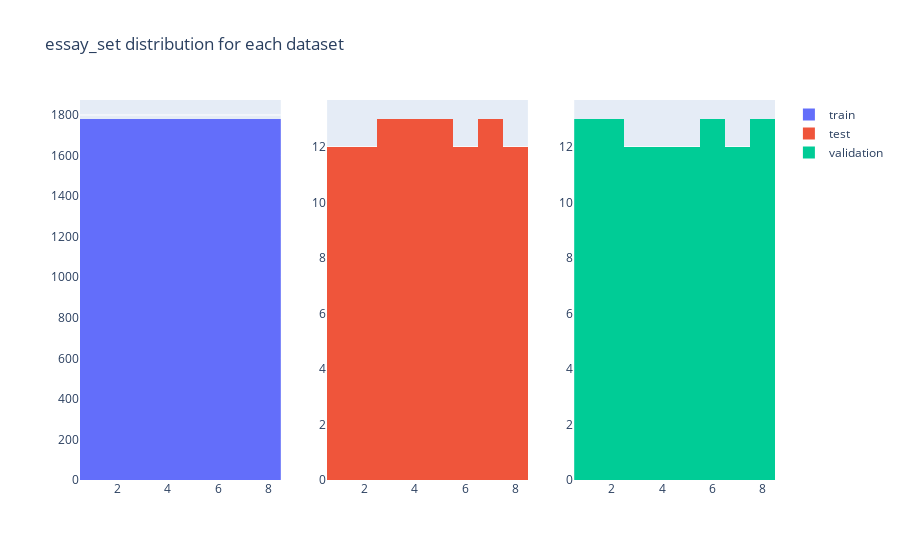
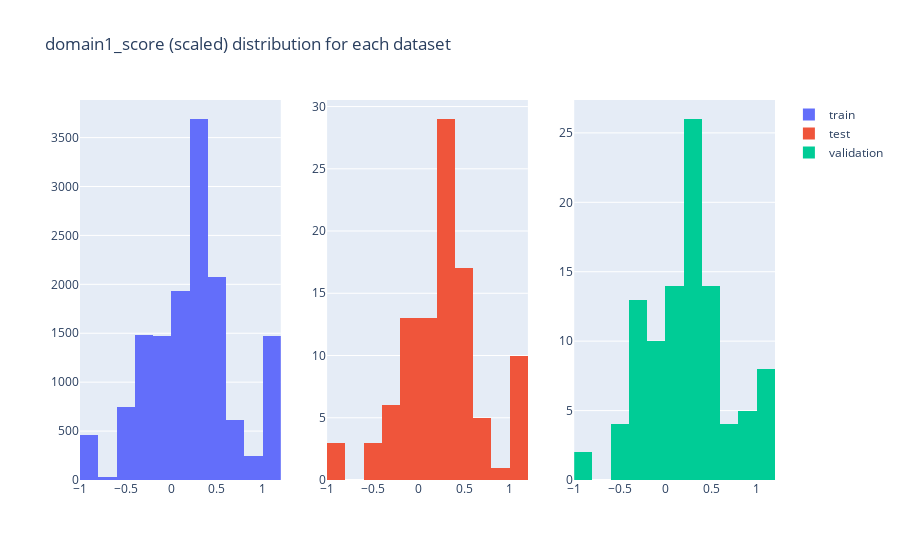

Write notebook code for charts like these, in order.
### Markdown cell above
### WITH SCALING

### Code cell
fig = make_subplots(rows=1, cols=3)
fig.add_trace(go.Histogram(x=X_train["essay_set"], nbinsx=8, name='train'), row=1, col=1)
fig.add_trace(go.Histogram(x=X_test["essay_set"], nbinsx=8, name='test'), row=1, col=2)
fig.add_trace(go.Histogram(x=X_val["essay_set"], nbinsx=8, name='validation'), row=1, col=3)
fig.update_layout(title_text='essay_set distribution for each dataset')
fig.show()

fig = make_subplots(rows=1, cols=3)
fig.add_trace(go.Histogram(x=y_train, nbinsx=20, name='train'), row=1, col=1)
fig.add_trace(go.Histogram(x=y_test, nbinsx=20, name='test'), row=1, col=2)
fig.add_trace(go.Histogram(x=y_val, nbinsx=20, name='validation'), row=1, col=3)
fig.update_layout(title_text='domain1_score (scaled) distribution for each dataset')
fig.show()

### Figure 1 — Plotly figure (JSON) as saved in the notebook; plotly's stock layout.template omitted (floating-point values rounded to 4 significant figures; data arrays with more than 128 entries replaced by an {"elided": "..."} marker saying what was removed)
{"data": [{"name": "train", "nbinsx": 8, "type": "histogram", "x": {"elided": "14239 int values"}, "xaxis": "x", "yaxis": "y"}, {"name": "test", "nbinsx": 8, "type": "histogram", "x": [2, 7, 5, 2, 3, 4, 7, 2, 2, 8, 8, 8, 4, 6, 3, 1, 5, 3, 5, 6, 4, 6, 1, 2, 2, 5, 1, 4, 8, 3, 7, 3, 6, 4, 8, 1, 5, 1, 2, 7, 4, 2, 5, 5, 1, 4, 7, 3, 6, 7, 1, 1, 6, 7, 6, 3, 8, 5, 2, 1, 5, 6, 5, 4, 1, 5, 5, 8, 3, 2, 4, 8, 6, 4, 7, 3, 8, 8, 1, 7, 4, 3, 2, 6, 5, 2, 6, 3, 8, 7, 4, 4, 3, 7, 3, 6, 1, 8, 7, 7], "xaxis": "x2", "yaxis": "y2"}, {"name": "validation", "nbinsx": 8, "type": "histogram", "x": [8, 4, 6, 3, 5, 2, 3, 1, 4, 5, 8, 1, 6, 7, 5, 5, 1, 7, 1, 4, 5, 7, 2, 3, 2, 8, 1, 7, 5, 2, 3, 5, 2, 1, 2, 2, 7, 5, 3, 8, 6, 4, 1, 3, 5, 8, 4, 6, 4, 2, 7, 5, 4, 8, 4, 7, 2, 7, 7, 8, 1, 8, 7, 2, 6, 1, 6, 4, 7, 1, 4, 6, 5, 8, 5, 8, 2, 3, 3, 2, 6, 6, 6, 1, 4, 3, 1, 8, 7, 6, 1, 8, 3, 8, 6, 2, 3, 6, 4, 3], "xaxis": "x3", "yaxis": "y3"}], "layout": {"title": {"text": "essay_set distribution for each dataset"}, "xaxis": {"anchor": "y", "domain": [0, 0.2889]}, "xaxis2": {"anchor": "y2", "domain": [0.3556, 0.6444]}, "xaxis3": {"anchor": "y3", "domain": [0.7111, 1]}, "yaxis": {"anchor": "x", "domain": [0, 1]}, "yaxis2": {"anchor": "x2", "domain": [0, 1]}, "yaxis3": {"anchor": "x3", "domain": [0, 1]}}}

### Figure 2 — Plotly figure (JSON) as saved in the notebook; plotly's stock layout.template omitted (floating-point values rounded to 4 significant figures; data arrays with more than 128 entries replaced by an {"elided": "..."} marker saying what was removed)
{"data": [{"name": "train", "nbinsx": 20, "type": "histogram", "x": {"elided": "14239 float values"}, "xaxis": "x", "yaxis": "y"}, {"name": "test", "nbinsx": 20, "type": "histogram", "x": [-0.2, 0.6364, 0.5, 0.2, -0.3333, 1, 0.7273, 0.2, -0.2, -0.08, 0.24, 0.04, 0.3333, 0, 0.3333, 0.6, 0, 1, 0.5, 0.5, 0.3333, 0.5, 0.4, -0.2, -0.2, 0.5, 0.6, -0.3333, -0.08, 0.3333, 1.0, 0.3333, 0.5, -1, -0.08, 0.2, -0.5, 0.2, 0.2, 0.09091, -0.3333, 0.2, 0, 0, 0.8, -0.3333, -0.1818, 0.3333, 0.5, 0.2727, 0.4, 1.0, 1, 1.0, 0.5, 1, 0.2, 0, -0.2, 0.4, 0.5, 0.5, 0.5, 0.3333, 0.6, 0, 1, -0.2, 0.3333, 0.2, 0.3333, 0.2, -0.5, 0.3333, -0.09091, 0.3333, 0.08, 0.2, 0.4, -0.1818, -1, -1, -0.2, 0, 0.5, 0.2, -0.5, 0.3333, -0.24, 0.09091, -0.3333, 0.3333, 1, 0.3636, 1, 0, 0.4, 0.24, 0.09091, 0.2727], "xaxis": "x2", "yaxis": "y2"}, {"name": "validation", "nbinsx": 20, "type": "histogram", "x": [0.2, -1, 0, -0.3333, 0, 0.2, -1, 0.2, 0.3333, 0.5, 0.04, 0.8, 0.5, 0.6364, 0.5, 0, 0.2, 0.2727, 0.6, 0.3333, 0, 0.5455, -0.2, -0.3333, 0.2, 0.12, -0.2, 0.8182, -0.5, -0.2, -0.3333, 0.5, -0.2, 0.2, 0.2, -0.2, 0.1818, 0.5, 0.3333, -0.04, 0.5, -0.3333, 2.22e-16, -0.3333, 0, 0.2, 1, 0.5, -0.3333, 0.2, 0.1818, -0.5, 1, -0.04, -0.3333, -0.2727, 0.2, 0.7273, 0.9091, 2.22e-16, 0.6, 0.4, -0.2727, -0.2, 1, 0.2, 0.5, -0.3333, 0.4545, 0.2, -0.3333, 1, -0.5, 0.4, 0, -0.2, 0.2, -0.3333, 1, 0.2, -0.5, 0.5, 0, 0.2, 1, 0.3333, 0.8, 0.2, 0.2727, 0, 0.8, 0.2, 0.3333, -0.2, 1, 0.2, 0.3333, 0.5, -0.3333, 1], "xaxis": "x3", "yaxis": "y3"}], "layout": {"title": {"text": "domain1_score (scaled) distribution for each dataset"}, "xaxis": {"anchor": "y", "domain": [0, 0.2889]}, "xaxis2": {"anchor": "y2", "domain": [0.3556, 0.6444]}, "xaxis3": {"anchor": "y3", "domain": [0.7111, 1]}, "yaxis": {"anchor": "x", "domain": [0, 1]}, "yaxis2": {"anchor": "x2", "domain": [0, 1]}, "yaxis3": {"anchor": "x3", "domain": [0, 1]}}}
